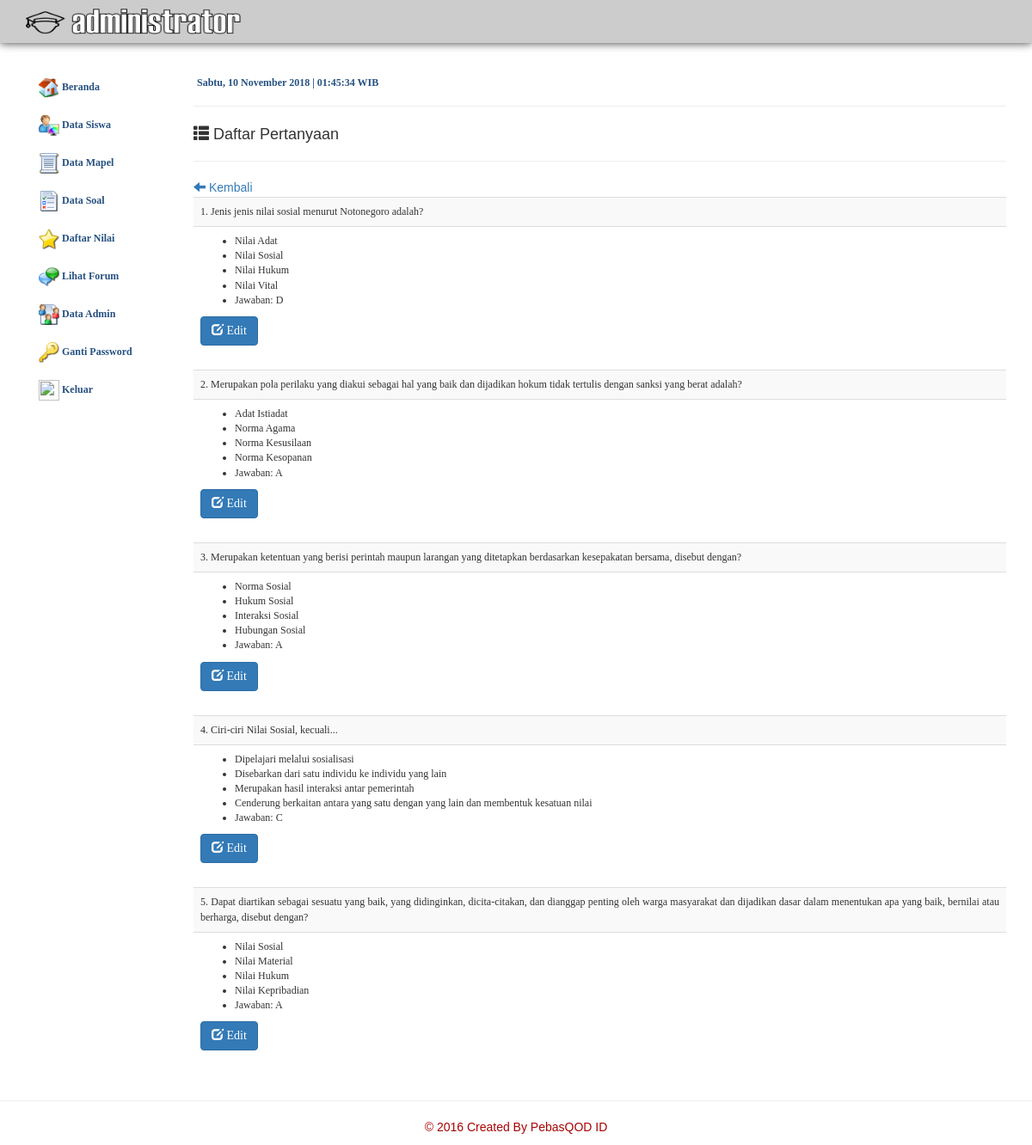
Screenshot of /admin/index.php?module=soal&action=lihat_pertanyaan&id=SL-0002 (signed in) with the database file from the repository.
### tables this page shows
CREATE TABLE IF NOT EXISTS `pertanyaan` (
  `id_pertanyaan` int(11) NOT NULL AUTO_INCREMENT,
  `kode_soal` varchar(7) NOT NULL,
  `pertanyaan` text NOT NULL,
  `pilihan_a` varchar(100) NOT NULL,
  `pilihan_b` varchar(100) NOT NULL,
  `pilihan_c` varchar(100) NOT NULL,
  `pilihan_d` varchar(100) NOT NULL,
  `kunci_jawaban` enum('A','B','C','D') NOT NULL,
  PRIMARY KEY (`id_pertanyaan`)
);

### admin/modul/mod_soal/soal.php (the view, shortened to what this page needs)
<?php
switch($_GET[action])
{
?>
<?php
case "lihat_pertanyaan":
?>
<hr>
<h4><span class="glyphicon glyphicon-th-list"></span> Daftar Pertanyaan</h4>
<hr>
<?php
echo" <a href=javascript:history.go(-1)><span class='glyphicon glyphicon-arrow-left'></span> Kembali</a> ";
?>
<?php
$query3 = mysql_query ("SELECT * FROM pertanyaan WHERE kode_soal = '$_GET[id]'");
$no = 1;
while ($data = mysql_fetch_array ($query3))
{
?>
<table class="table table-striped">
<tr class='isi'>
        <td><?php echo $no;?>. <?php echo $data[pertanyaan];?></td>
</tr>
<tr class='isi'>
		<td><ul>
			<li><?php echo $data[pilihan_a];?></li>
			<li><?php echo $data[pilihan_b];?></li>
			<li><?php echo $data[pilihan_c];?></li>
			<li><?php echo $data[pilihan_d];?></li>
			<li>Jawaban: <span class="wajib"> <?php echo $data[kunci_jawaban];?></span></li><input type="hidden" name="kunci_jawaban" value="<?php echo $data[kunci_jawaban];?>">
		</ul>
<?php
echo"<a href='?module=soal&action=ubah_pertanyaan&id=$data[id_pertanyaan]'><button class='btn btn-primary'><span class='glyphicon glyphicon-edit'></span> Edit</button></a></td></tr>";
echo"</table>";
$no++;
}
break;
?>
<?php
}
?>

### css/layout.css (style rules this page uses)
body { background:#fff; font-family:Arial, Helvetica, sans-serif; font-size:14px; line-height:1.5em; }
.isi { font-family:Tahoma; font-size:12px; padding-left:4px; text-align:justify; line-height: 18px; }

### rows the page displays
pertanyaan: pertanyaan "Jenis jenis nilai sosial menurut Notonegoro adalah?", pilihan_a "Nilai Adat", pilihan_b "Nilai Sosial", pilihan_c "Nilai Hukum", pilihan_d "Nilai Vital", kunci_jawaban "D"
pertanyaan: pertanyaan "Merupakan pola perilaku yang diakui sebagai hal yang baik dan dijadikan hokum tidak tertulis dengan sanksi yang berat adalah?", pilihan_a "Adat Istiadat", pilihan_b "Norma Agama", pilihan_c "Norma Kesusilaan", pilihan_d "Norma Kesopanan", kunci_jawaban "A"
pertanyaan: pertanyaan "Merupakan ketentuan yang berisi perintah maupun larangan yang ditetapkan berdasarkan kesepakatan bersama, disebut dengan?", pilihan_a "Norma Sosial", pilihan_b "Hukum Sosial", pilihan_c "Interaksi Sosial", pilihan_d "Hubungan Sosial", kunci_jawaban "A"
pertanyaan: pertanyaan "Ciri-ciri Nilai Sosial, kecuali...", pilihan_a "Dipelajari melalui sosialisasi", pilihan_b "Disebarkan dari satu individu ke individu yang lain", pilihan_c "Merupakan hasil interaksi antar pemerintah", pilihan_d "Cenderung berkaitan antara yang satu dengan yang lain dan membentuk kesatuan nilai", kunci_jawaban "C"
pertanyaan: pertanyaan "Dapat diartikan sebagai sesuatu yang baik, yang didinginkan, dicita-citakan, dan dianggap penting oleh warga masyarakat dan dijadikan dasar dalam menentukan apa yang baik, bernilai atau berharga, disebut dengan?", pilihan_a "Nilai Sosial", pilihan_b "Nilai Material", pilihan_c "Nilai Hukum", pilihan_d "Nilai Kepribadian", kunci_jawaban "A"

### other values shown
$hari_ini "Sabtu"
